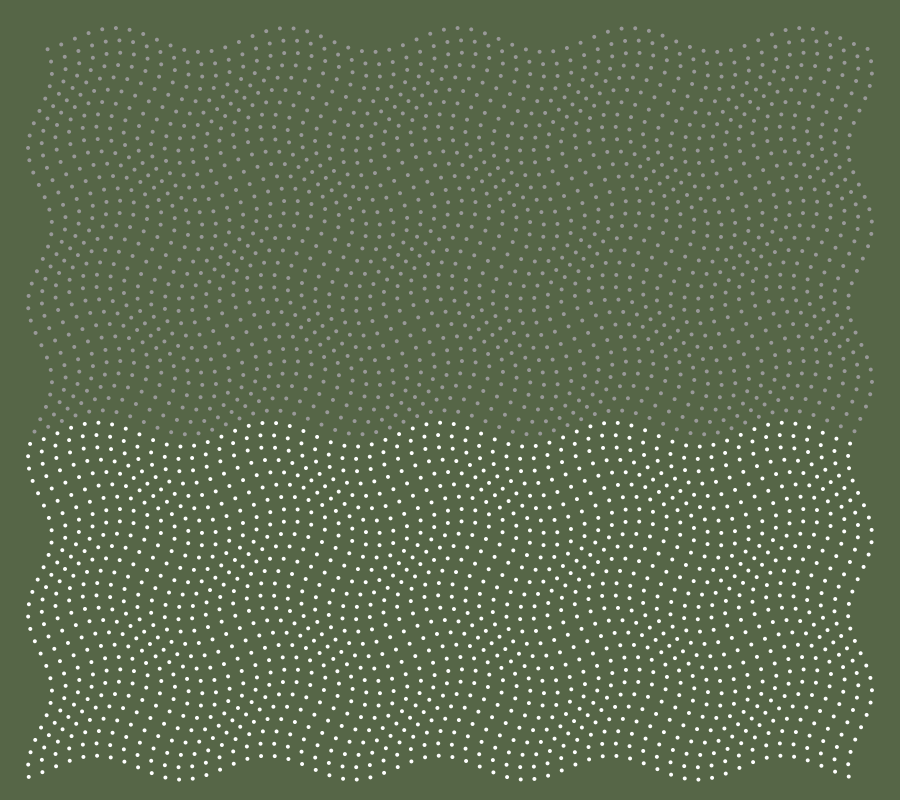
Frame 1 (no input)
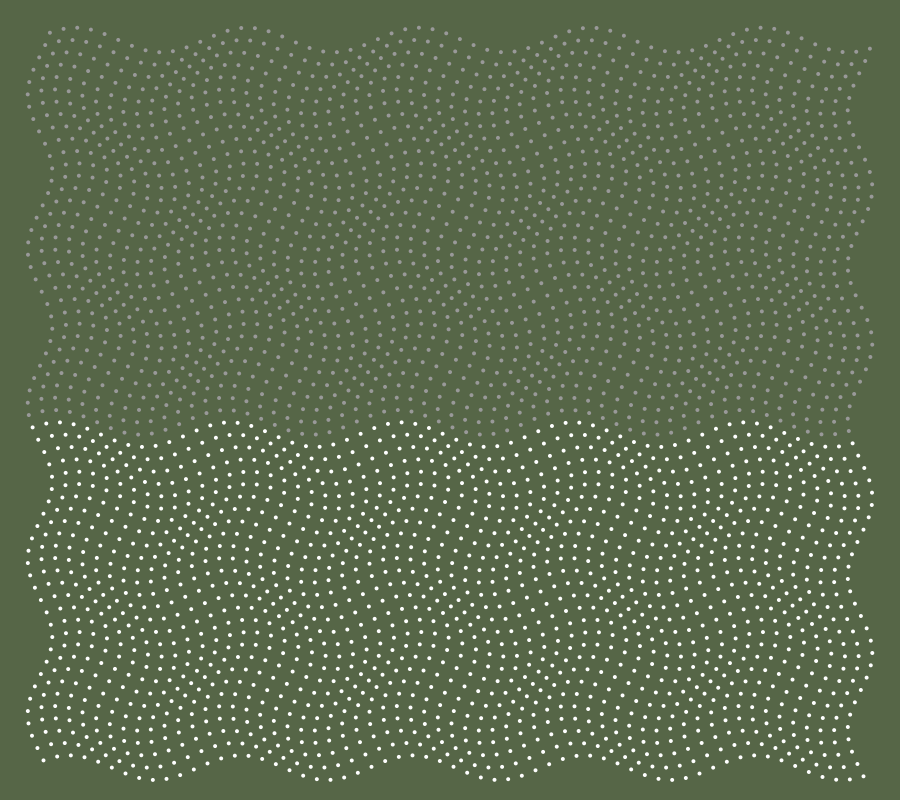
Frame 60 (the mouse pressed at the canvas centre just before this capture)
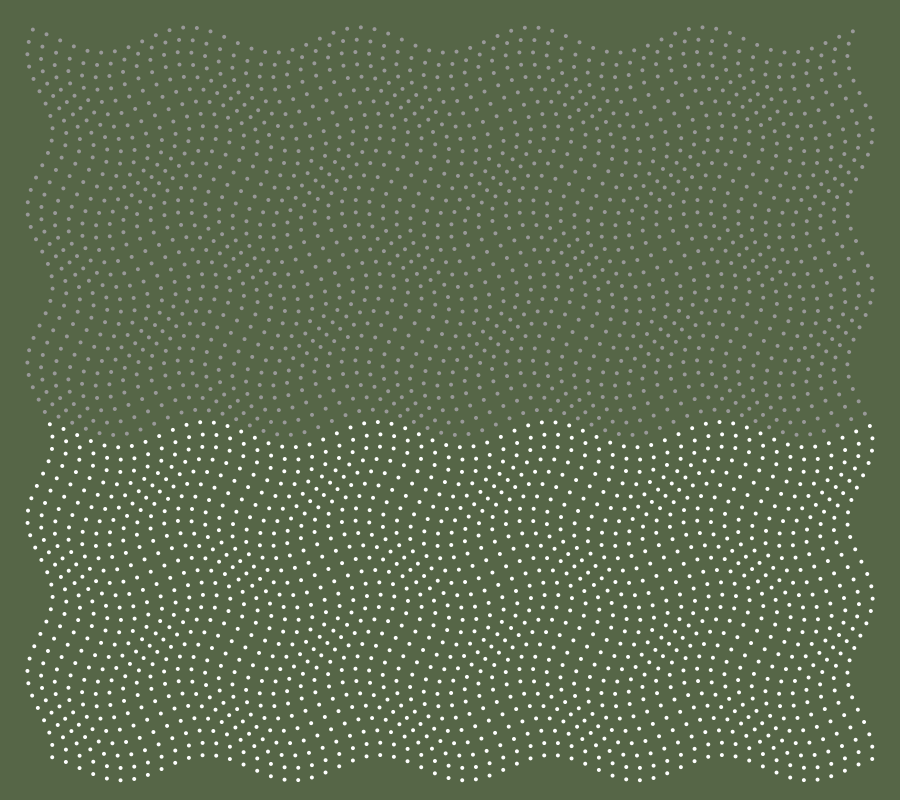
Frame 120 (the mouse held since frame 60 and released just before this capture)

The Processing sketch that drew these frames (run headless with seeded random() and noise(); from frame 60 on, the mouse is pressed at the canvas centre):

// Processing sketch: entrega_4
// ── entrega_4.pde
//Reloj flotante

// variables que extraen el tiempo, segundos, minutos, horas actuales
int h;
int m;
int s;

// indicamos que tiene 60 columnas y filas para representar los 60 minutos de la hora y 60 segundos del minuto.
int cols = 60;
int rows = 60;

// indicamos que habran 12 diferentes colores para representar el cambio de hora,
// uno por hora de 1-12. para las otras 12 horas luego se usa el mismo tono correspondiente pero bajandole el brillo.
color[] coloresDia = new color[12];

void setup() {
  size(900, 800);
  noStroke();
  // se cambia la imagen 30 veces por segundo para el movimiento fluido
  frameRate(30);
  // en color mode se usa HSB para poder hacer los cambios de colores
  colorMode(HSB, 360, 100, 100);

  // Colores pastel para las 12 horas del día (puedes modificarlos)
  coloresDia[0]  = color(0,   30, 100);  // rojo
  coloresDia[1]  = color(30,  40, 100);  // naranja
  coloresDia[2]  = color(60,  40, 100);  // amarillo
  coloresDia[3]  = color(90,  30, 100);  // verde 1
  coloresDia[4]  = color(120, 30, 100);  // verde 2
  coloresDia[5]  = color(160, 30, 100);  // turquesa
  coloresDia[6]  = color(200, 40, 100);  // azul cielo
  coloresDia[7]  = color(240, 30, 100);  // azul
  coloresDia[8]  = color(280, 30, 100);  // morado
  coloresDia[9]  = color(310, 30, 100);  // rosado 
  coloresDia[10] = color(330, 30, 100);  // palo rosa
  coloresDia[11] = color(350, 20, 100);  // coral
}



void draw() {
  // obtiene el tiempo del computador 
  h = hour();
  m = minute();
  s = second();

// convierte los valores de h, m, s en un rango de 0 a 1 (dividiendolo por el valor max de cada uno)
// es para las animaciones mas fluidas
  float mNorm = m / 59.0;
  float sNorm = s / 59.0;
  float hNorm = h / 23.0;

  // convierte la hora a 12 horas para poder aplicar los 12 colores
  int hora12 = h % 12;
  // verifica que la hora sea mayor o igual a las 6pm y antes de 6am para ser noche
  boolean noche = (h >= 18 || h < 6); // desde 6pm hasta 6am

  // Color base según la hora
  color base = coloresDia[hora12];

  if (noche) {
    // si es de noche... cambia solo el brillo de la base
    float hVal = hue(base);
    float sVal = saturation(base);
    float bVal = brightness(base) * 0.4; // reduce el brillo al 40% 
    base = color(hVal, sVal, bVal);
  }
// cambia de color cada hora
  background(base);


  // cuadricula de puntos que palpitan cada sec
  for (int i = 0; i <= cols; i++) {
    for (int j = 0; j < rows; j++) {
      
      // margenes de la cuadricula, posicion de los puntos
      float xBase = map(i, 0, cols, 40, width - 40);
      float yBase = map(j, 0, rows, 40, height - 20);
      
// con sin y cos se crea un efecto de onda
// y framecount para palpito de los puntos, * 0.02 hace el movimieto mas lento
// j= fila (x), i= columna (y), tienen patron ondulado
// multiplico sNorm * 10 que da un latido cada segundo, sincronizado con el computador.
// cuando el segundo avanza, el latido se fortalece.

 float offsetX = sin(j / 2.0 + frameCount * 0.02 + sNorm * 10) * ( 5 + 10 * sNorm);
 float offsetY = cos(i / 2.0 + frameCount * 0.02 + sNorm * 10) * (5 + 10 * sNorm);


      // Cambio de color por minuto de blanco a gris claro, de filas menores al numero de minuto que ya paso
      if (j < m) {
        fill(0, 0, 60); // gris claro
        
      } else {
        fill(0, 0, 100); // blanco
      }
// el dibujo de cada punto con su animacion
      ellipse(xBase + offsetX, yBase + offsetY, 4, 4);
    }
  }
}


// Relacion con la lectura " The Digital Architecture of Time Management de Judy Wajcman" =
// Mi visual son un patron de puntos que se mueven en una onda por segundo, cambian de color por minuto (Las ileras), y el fondo cambia de color por hora.
// Esto representa ua alternativa a la manera tradicional de medir el tiempo. En vez, muestra un movimiento, y un sentimiento. Como la critica del autor hacia estos metodos rigidos que solo nos llevan a la productividad constante.
// Yo propongo un cambio de atmosferas por cada paso del tiempo, representado por los colores y su cambio de brillo en la noche. Por esto, es una interpretacion sensorial que siente el tiempo como propone wajcman
